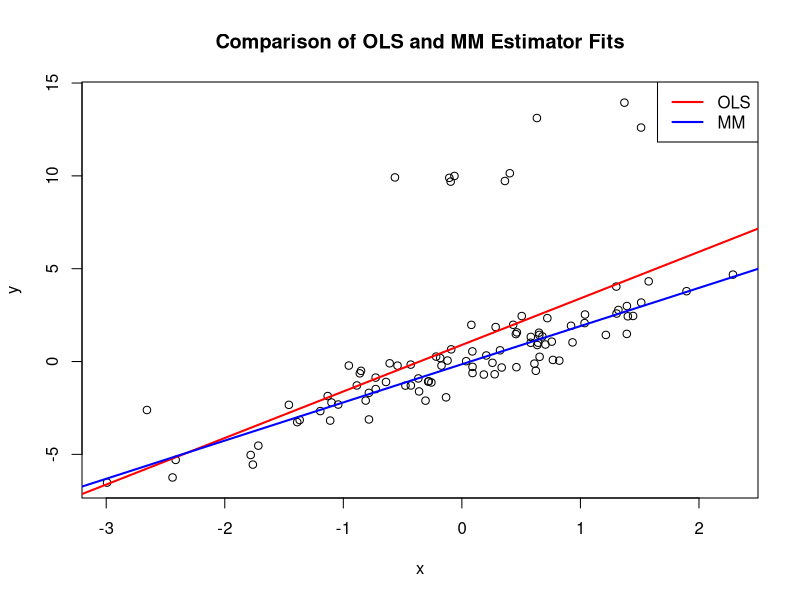
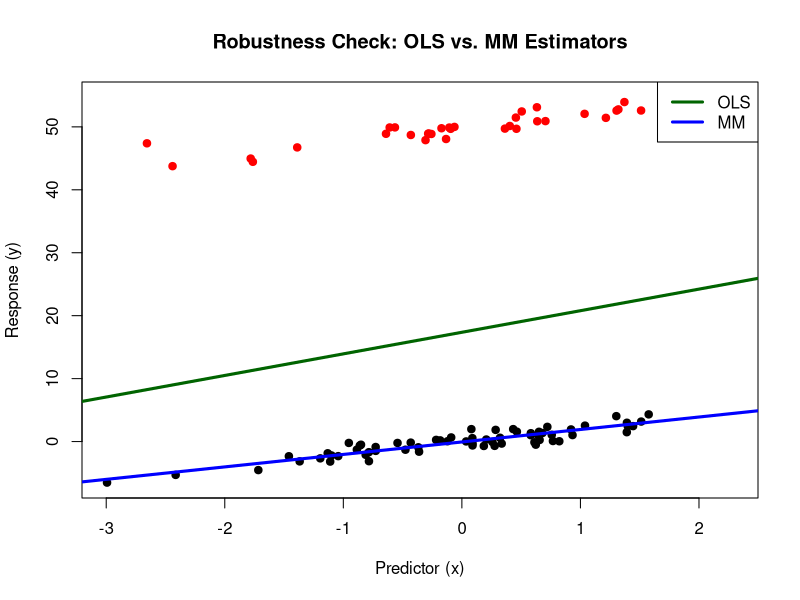

Source code (R) for these figures, in order:
## ---- chunk 1
knitr::opts_chunk$set(warning = FALSE, message = FALSE) 
## ---- chunk 2
library(MASS)  # for robust estimation functions
set.seed(42)

# Generate data
x <- rnorm(100)
y <- 2 * x + rnorm(100)

# Introduce outliers
y[1:10] <- y[1:10] + 10

# Fit OLS model
ols_model <- lm(y ~ x)

# Fit MM estimator
mm_model <- rlm(y ~ x, method = "MM")

# Plot the data and fits
plot(x, y, main = "Comparison of OLS and MM Estimator Fits")
abline(ols_model, col = "red", lwd = 2)
abline(mm_model, col = "blue", lwd = 2)
legend("topright", legend = c("OLS", "MM"), col = c("red", "blue"), lty = 1, lwd = 2)
## ---- chunk 3
library(MASS)  # for robust estimation functions
set.seed(42)

# Generate data
x <- rnorm(100)
y <- 2 * x + rnorm(100)

# Introduce significant outliers to 35% of the data
y[1:35] <- y[1:35] + 50  # More pronounced effect to highlight the robustness

# Fit OLS model
ols_model <- lm(y ~ x)

# Fit MM estimator
mm_model <- rlm(y ~ x, method = "MM")

# Plot the data and fits
plot(x, y, main = "Robustness Check: OLS vs. MM Estimators",
     xlab = "Predictor (x)", ylab = "Response (y)", pch = 19,
     col = ifelse(1:100 %in% 1:35, "red", "black"))  # Red for outliers, black for untainted data
abline(ols_model, col = "darkgreen", lwd = 3)
abline(mm_model, col = "blue", lwd = 3)
legend("topright", legend = c("OLS", "MM"), col = c("darkgreen", "blue"), lty = 1, lwd = 3)
